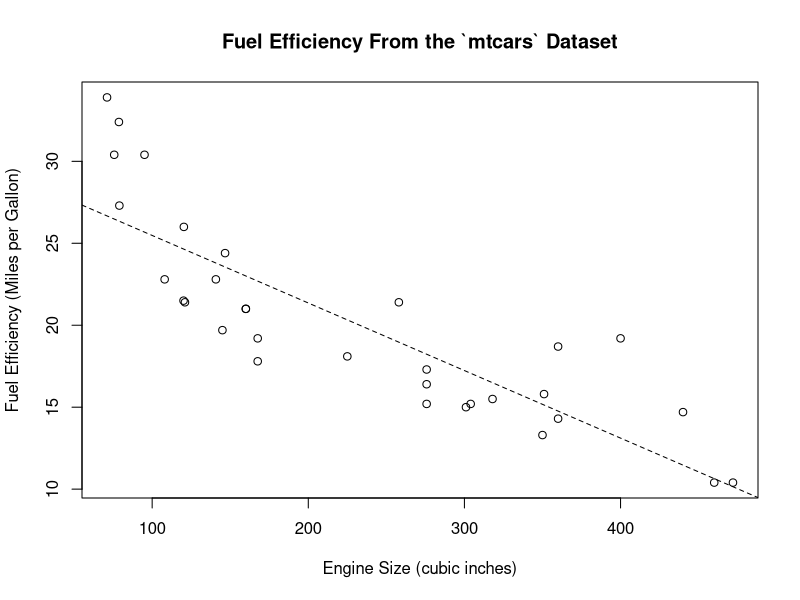

Source code (R):
library(tidyverse)
model <- lm(mtcars$mpg ~ mtcars$disp)

plot(y = mtcars$mpg, x = mtcars$disp, xlab = "Engine Size (cubic inches)",
     ylab = "Fuel Efficiency (Miles per Gallon)", main = "Fuel Efficiency From the `mtcars` Dataset")

abline(a = coef(model[1]), b = coef(model)[2], lty = 2)

